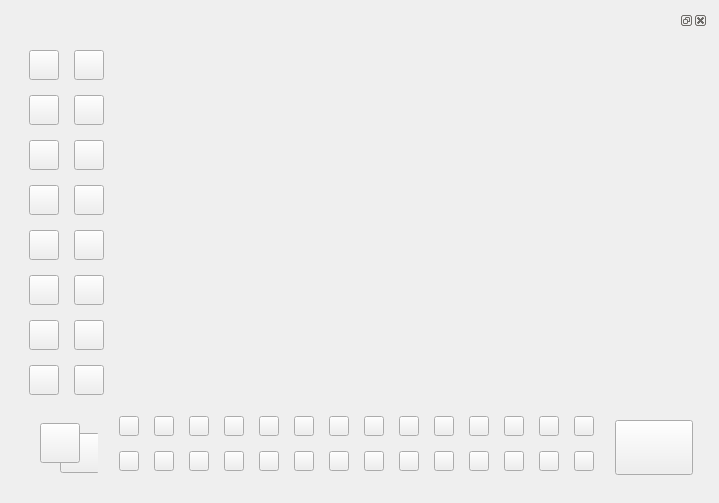
<?xml version="1.0" encoding="UTF-8"?>
<ui version="4.0">
 <class>Form</class>
 <widget class="QWidget" name="Form">
  <property name="geometry">
   <rect>
    <x>0</x>
    <y>0</y>
    <width>719</width>
    <height>503</height>
   </rect>
  </property>
  <property name="windowTitle">
   <string>Form</string>
  </property>
  <property name="accessibleName">
   <string>paintdock</string>
  </property>
  <layout class="QGridLayout" name="gridLayout_3">
   <item row="0" column="0">
    <widget class="QDockWidget" name="dockWidget">
     <widget class="QWidget" name="dockWidgetContents">
      <layout class="QVBoxLayout" name="verticalLayout">
       <item>
        <layout class="QGridLayout" name="gridLayout_4">
         <item row="0" column="0">
          <widget class="QWidget" name="widget" native="true">
           <property name="sizePolicy">
            <sizepolicy hsizetype="Maximum" vsizetype="Maximum">
             <horstretch>0</horstretch>
             <verstretch>0</verstretch>
            </sizepolicy>
           </property>
           <layout class="QGridLayout" name="gridLayout">
            <property name="spacing">
             <number>15</number>
            </property>
            <item row="6" column="0">
             <widget class="QPushButton" name="rectButton">
              <property name="minimumSize">
               <size>
                <width>30</width>
                <height>30</height>
               </size>
              </property>
              <property name="maximumSize">
               <size>
                <width>30</width>
                <height>30</height>
               </size>
              </property>
              <property name="text">
               <string/>
              </property>
              <property name="icon">
               <iconset>
                <normaloff>:/icons/layer-shape.png</normaloff>:/icons/layer-shape.png</iconset>
              </property>
              <property name="checkable">
               <bool>true</bool>
              </property>
             </widget>
            </item>
            <item row="5" column="1">
             <widget class="QPushButton" name="polylineButton">
              <property name="minimumSize">
               <size>
                <width>30</width>
                <height>30</height>
               </size>
              </property>
              <property name="maximumSize">
               <size>
                <width>30</width>
                <height>30</height>
               </size>
              </property>
              <property name="text">
               <string/>
              </property>
              <property name="icon">
               <iconset>
                <normaloff>:/icons/layer-shape-polyline.png</normaloff>:/icons/layer-shape-polyline.png</iconset>
              </property>
              <property name="checkable">
               <bool>true</bool>
              </property>
             </widget>
            </item>
            <item row="0" column="1">
             <widget class="QPushButton" name="selectrectButton">
              <property name="sizePolicy">
               <sizepolicy hsizetype="Fixed" vsizetype="Fixed">
                <horstretch>0</horstretch>
                <verstretch>0</verstretch>
               </sizepolicy>
              </property>
              <property name="minimumSize">
               <size>
                <width>30</width>
                <height>30</height>
               </size>
              </property>
              <property name="maximumSize">
               <size>
                <width>30</width>
                <height>30</height>
               </size>
              </property>
              <property name="text">
               <string/>
              </property>
              <property name="icon">
               <iconset>
                <normaloff>:/icons/selection.png</normaloff>:/icons/selection.png</iconset>
              </property>
              <property name="checkable">
               <bool>true</bool>
              </property>
             </widget>
            </item>
            <item row="1" column="0">
             <widget class="QPushButton" name="eraserButton">
              <property name="sizePolicy">
               <sizepolicy hsizetype="Fixed" vsizetype="Fixed">
                <horstretch>0</horstretch>
                <verstretch>0</verstretch>
               </sizepolicy>
              </property>
              <property name="minimumSize">
               <size>
                <width>30</width>
                <height>30</height>
               </size>
              </property>
              <property name="maximumSize">
               <size>
                <width>30</width>
                <height>30</height>
               </size>
              </property>
              <property name="text">
               <string/>
              </property>
              <property name="icon">
               <iconset>
                <normaloff>:/icons/eraser.png</normaloff>:/icons/eraser.png</iconset>
              </property>
              <property name="checkable">
               <bool>true</bool>
              </property>
             </widget>
            </item>
            <item row="2" column="1">
             <widget class="QPushButton" name="stampButton">
              <property name="sizePolicy">
               <sizepolicy hsizetype="Fixed" vsizetype="Fixed">
                <horstretch>0</horstretch>
                <verstretch>0</verstretch>
               </sizepolicy>
              </property>
              <property name="minimumSize">
               <size>
                <width>30</width>
                <height>30</height>
               </size>
              </property>
              <property name="maximumSize">
               <size>
                <width>30</width>
                <height>30</height>
               </size>
              </property>
              <property name="text">
               <string/>
              </property>
              <property name="icon">
               <iconset>
                <normaloff>:/icons/cake.png</normaloff>:/icons/cake.png</iconset>
              </property>
              <property name="checkable">
               <bool>true</bool>
              </property>
             </widget>
            </item>
            <item row="2" column="0">
             <widget class="QPushButton" name="dropperButton">
              <property name="sizePolicy">
               <sizepolicy hsizetype="Fixed" vsizetype="Fixed">
                <horstretch>0</horstretch>
                <verstretch>0</verstretch>
               </sizepolicy>
              </property>
              <property name="minimumSize">
               <size>
                <width>30</width>
                <height>30</height>
               </size>
              </property>
              <property name="maximumSize">
               <size>
                <width>30</width>
                <height>30</height>
               </size>
              </property>
              <property name="text">
               <string/>
              </property>
              <property name="icon">
               <iconset>
                <normaloff>:/icons/pipette.png</normaloff>:/icons/pipette.png</iconset>
              </property>
              <property name="checkable">
               <bool>true</bool>
              </property>
             </widget>
            </item>
            <item row="0" column="0">
             <widget class="QPushButton" name="selectpolyButton">
              <property name="sizePolicy">
               <sizepolicy hsizetype="Fixed" vsizetype="Fixed">
                <horstretch>0</horstretch>
                <verstretch>0</verstretch>
               </sizepolicy>
              </property>
              <property name="minimumSize">
               <size>
                <width>30</width>
                <height>30</height>
               </size>
              </property>
              <property name="maximumSize">
               <size>
                <width>30</width>
                <height>30</height>
               </size>
              </property>
              <property name="text">
               <string/>
              </property>
              <property name="icon">
               <iconset>
                <normaloff>:/icons/selection-poly.png</normaloff>:/icons/selection-poly.png</iconset>
              </property>
              <property name="checkable">
               <bool>true</bool>
              </property>
             </widget>
            </item>
            <item row="3" column="1">
             <widget class="QPushButton" name="brushButton">
              <property name="sizePolicy">
               <sizepolicy hsizetype="Fixed" vsizetype="Fixed">
                <horstretch>0</horstretch>
                <verstretch>0</verstretch>
               </sizepolicy>
              </property>
              <property name="minimumSize">
               <size>
                <width>30</width>
                <height>30</height>
               </size>
              </property>
              <property name="maximumSize">
               <size>
                <width>30</width>
                <height>30</height>
               </size>
              </property>
              <property name="text">
               <string/>
              </property>
              <property name="icon">
               <iconset>
                <normaloff>:/icons/paint-brush.png</normaloff>:/icons/paint-brush.png</iconset>
              </property>
              <property name="checkable">
               <bool>true</bool>
              </property>
             </widget>
            </item>
            <item row="3" column="0">
             <widget class="QPushButton" name="penButton">
              <property name="sizePolicy">
               <sizepolicy hsizetype="Fixed" vsizetype="Fixed">
                <horstretch>0</horstretch>
                <verstretch>0</verstretch>
               </sizepolicy>
              </property>
              <property name="minimumSize">
               <size>
                <width>30</width>
                <height>30</height>
               </size>
              </property>
              <property name="maximumSize">
               <size>
                <width>30</width>
                <height>30</height>
               </size>
              </property>
              <property name="text">
               <string/>
              </property>
              <property name="icon">
               <iconset>
                <normaloff>:/icons/pencil.png</normaloff>:/icons/pencil.png</iconset>
              </property>
              <property name="checkable">
               <bool>true</bool>
              </property>
             </widget>
            </item>
            <item row="1" column="1">
             <widget class="QPushButton" name="fillButton">
              <property name="sizePolicy">
               <sizepolicy hsizetype="Fixed" vsizetype="Fixed">
                <horstretch>0</horstretch>
                <verstretch>0</verstretch>
               </sizepolicy>
              </property>
              <property name="minimumSize">
               <size>
                <width>30</width>
                <height>30</height>
               </size>
              </property>
              <property name="maximumSize">
               <size>
                <width>30</width>
                <height>30</height>
               </size>
              </property>
              <property name="text">
               <string/>
              </property>
              <property name="icon">
               <iconset>
                <normaloff>:/icons/paint-can.png</normaloff>:/icons/paint-can.png</iconset>
              </property>
              <property name="checkable">
               <bool>true</bool>
              </property>
             </widget>
            </item>
            <item row="4" column="1">
             <widget class="QPushButton" name="textButton">
              <property name="sizePolicy">
               <sizepolicy hsizetype="Fixed" vsizetype="Fixed">
                <horstretch>0</horstretch>
                <verstretch>0</verstretch>
               </sizepolicy>
              </property>
              <property name="minimumSize">
               <size>
                <width>30</width>
                <height>30</height>
               </size>
              </property>
              <property name="maximumSize">
               <size>
                <width>30</width>
                <height>30</height>
               </size>
              </property>
              <property name="text">
               <string/>
              </property>
              <property name="icon">
               <iconset>
                <normaloff>:/icons/edit.png</normaloff>:/icons/edit.png</iconset>
              </property>
              <property name="checkable">
               <bool>true</bool>
              </property>
             </widget>
            </item>
            <item row="6" column="1">
             <widget class="QPushButton" name="polygonButton">
              <property name="minimumSize">
               <size>
                <width>30</width>
                <height>30</height>
               </size>
              </property>
              <property name="maximumSize">
               <size>
                <width>30</width>
                <height>30</height>
               </size>
              </property>
              <property name="text">
               <string/>
              </property>
              <property name="icon">
               <iconset>
                <normaloff>:/icons/layer-shape-polygon.png</normaloff>:/icons/layer-shape-polygon.png</iconset>
              </property>
              <property name="checkable">
               <bool>true</bool>
              </property>
             </widget>
            </item>
            <item row="7" column="1">
             <widget class="QPushButton" name="roundrectButton">
              <property name="minimumSize">
               <size>
                <width>30</width>
                <height>30</height>
               </size>
              </property>
              <property name="maximumSize">
               <size>
                <width>30</width>
                <height>30</height>
               </size>
              </property>
              <property name="text">
               <string/>
              </property>
              <property name="icon">
               <iconset>
                <normaloff>:/icons/layer-shape-round.png</normaloff>:/icons/layer-shape-round.png</iconset>
              </property>
              <property name="checkable">
               <bool>true</bool>
              </property>
             </widget>
            </item>
            <item row="7" column="0">
             <widget class="QPushButton" name="ellipseButton">
              <property name="minimumSize">
               <size>
                <width>30</width>
                <height>30</height>
               </size>
              </property>
              <property name="maximumSize">
               <size>
                <width>30</width>
                <height>30</height>
               </size>
              </property>
              <property name="text">
               <string/>
              </property>
              <property name="icon">
               <iconset>
                <normaloff>:/icons/layer-shape-ellipse.png</normaloff>:/icons/layer-shape-ellipse.png</iconset>
              </property>
              <property name="checkable">
               <bool>true</bool>
              </property>
             </widget>
            </item>
            <item row="5" column="0">
             <widget class="QPushButton" name="lineButton">
              <property name="minimumSize">
               <size>
                <width>30</width>
                <height>30</height>
               </size>
              </property>
              <property name="maximumSize">
               <size>
                <width>30</width>
                <height>30</height>
               </size>
              </property>
              <property name="text">
               <string/>
              </property>
              <property name="icon">
               <iconset>
                <normaloff>:/icons/layer-shape-line.png</normaloff>:/icons/layer-shape-line.png</iconset>
              </property>
              <property name="checkable">
               <bool>true</bool>
              </property>
             </widget>
            </item>
            <item row="4" column="0">
             <widget class="QPushButton" name="sprayButton">
              <property name="sizePolicy">
               <sizepolicy hsizetype="Minimum" vsizetype="Fixed">
                <horstretch>0</horstretch>
                <verstretch>0</verstretch>
               </sizepolicy>
              </property>
              <property name="minimumSize">
               <size>
                <width>30</width>
                <height>30</height>
               </size>
              </property>
              <property name="maximumSize">
               <size>
                <width>30</width>
                <height>30</height>
               </size>
              </property>
              <property name="text">
               <string/>
              </property>
              <property name="icon">
               <iconset>
                <normaloff>:/icons/spray.png</normaloff>:/icons/spray.png</iconset>
              </property>
              <property name="checkable">
               <bool>true</bool>
              </property>
              <property name="flat">
               <bool>false</bool>
              </property>
             </widget>
            </item>
           </layout>
          </widget>
         </item>
         <item row="0" column="1">
          <widget class="QLabel" name="canvas">
           <property name="sizePolicy">
            <sizepolicy hsizetype="MinimumExpanding" vsizetype="MinimumExpanding">
             <horstretch>0</horstretch>
             <verstretch>0</verstretch>
            </sizepolicy>
           </property>
           <property name="text">
            <string/>
           </property>
          </widget>
         </item>
         <item row="1" column="0" colspan="2">
          <layout class="QHBoxLayout" name="horizontalLayout_2">
           <item>
            <widget class="QWidget" name="widget_3" native="true">
             <property name="minimumSize">
              <size>
               <width>78</width>
               <height>0</height>
              </size>
             </property>
             <property name="maximumSize">
              <size>
               <width>78</width>
               <height>16777215</height>
              </size>
             </property>
             <widget class="QPushButton" name="secondaryButton">
              <property name="geometry">
               <rect>
                <x>40</x>
                <y>20</y>
                <width>40</width>
                <height>40</height>
               </rect>
              </property>
              <property name="minimumSize">
               <size>
                <width>40</width>
                <height>40</height>
               </size>
              </property>
              <property name="maximumSize">
               <size>
                <width>40</width>
                <height>40</height>
               </size>
              </property>
              <property name="text">
               <string/>
              </property>
             </widget>
             <widget class="QPushButton" name="primaryButton">
              <property name="geometry">
               <rect>
                <x>20</x>
                <y>10</y>
                <width>40</width>
                <height>40</height>
               </rect>
              </property>
              <property name="minimumSize">
               <size>
                <width>40</width>
                <height>40</height>
               </size>
              </property>
              <property name="maximumSize">
               <size>
                <width>40</width>
                <height>40</height>
               </size>
              </property>
              <property name="text">
               <string/>
              </property>
             </widget>
            </widget>
           </item>
           <item>
            <widget class="QWidget" name="widget_2" native="true">
             <layout class="QGridLayout" name="gridLayout_2">
              <property name="leftMargin">
               <number>15</number>
              </property>
              <property name="topMargin">
               <number>0</number>
              </property>
              <property name="rightMargin">
               <number>15</number>
              </property>
              <property name="bottomMargin">
               <number>15</number>
              </property>
              <property name="spacing">
               <number>15</number>
              </property>
              <item row="0" column="10">
               <widget class="QPushButton" name="colorButton_11">
                <property name="sizePolicy">
                 <sizepolicy hsizetype="Fixed" vsizetype="Fixed">
                  <horstretch>0</horstretch>
                  <verstretch>0</verstretch>
                 </sizepolicy>
                </property>
                <property name="minimumSize">
                 <size>
                  <width>20</width>
                  <height>20</height>
                 </size>
                </property>
                <property name="maximumSize">
                 <size>
                  <width>20</width>
                  <height>13</height>
                 </size>
                </property>
                <property name="text">
                 <string/>
                </property>
               </widget>
              </item>
              <item row="0" column="6">
               <widget class="QPushButton" name="colorButton_7">
                <property name="sizePolicy">
                 <sizepolicy hsizetype="Fixed" vsizetype="Fixed">
                  <horstretch>0</horstretch>
                  <verstretch>0</verstretch>
                 </sizepolicy>
                </property>
                <property name="minimumSize">
                 <size>
                  <width>20</width>
                  <height>20</height>
                 </size>
                </property>
                <property name="maximumSize">
                 <size>
                  <width>20</width>
                  <height>13</height>
                 </size>
                </property>
                <property name="text">
                 <string/>
                </property>
               </widget>
              </item>
              <item row="0" column="8">
               <widget class="QPushButton" name="colorButton_9">
                <property name="sizePolicy">
                 <sizepolicy hsizetype="Fixed" vsizetype="Fixed">
                  <horstretch>0</horstretch>
                  <verstretch>0</verstretch>
                 </sizepolicy>
                </property>
                <property name="minimumSize">
                 <size>
                  <width>20</width>
                  <height>20</height>
                 </size>
                </property>
                <property name="maximumSize">
                 <size>
                  <width>20</width>
                  <height>13</height>
                 </size>
                </property>
                <property name="text">
                 <string/>
                </property>
               </widget>
              </item>
              <item row="0" column="9">
               <widget class="QPushButton" name="colorButton_10">
                <property name="sizePolicy">
                 <sizepolicy hsizetype="Fixed" vsizetype="Fixed">
                  <horstretch>0</horstretch>
                  <verstretch>0</verstretch>
                 </sizepolicy>
                </property>
                <property name="minimumSize">
                 <size>
                  <width>20</width>
                  <height>20</height>
                 </size>
                </property>
                <property name="maximumSize">
                 <size>
                  <width>20</width>
                  <height>13</height>
                 </size>
                </property>
                <property name="text">
                 <string/>
                </property>
               </widget>
              </item>
              <item row="1" column="8">
               <widget class="QPushButton" name="colorButton_23">
                <property name="sizePolicy">
                 <sizepolicy hsizetype="Fixed" vsizetype="Fixed">
                  <horstretch>0</horstretch>
                  <verstretch>0</verstretch>
                 </sizepolicy>
                </property>
                <property name="minimumSize">
                 <size>
                  <width>20</width>
                  <height>20</height>
                 </size>
                </property>
                <property name="maximumSize">
                 <size>
                  <width>20</width>
                  <height>13</height>
                 </size>
                </property>
                <property name="text">
                 <string/>
                </property>
               </widget>
              </item>
              <item row="1" column="3">
               <widget class="QPushButton" name="colorButton_18">
                <property name="sizePolicy">
                 <sizepolicy hsizetype="Fixed" vsizetype="Fixed">
                  <horstretch>0</horstretch>
                  <verstretch>0</verstretch>
                 </sizepolicy>
                </property>
                <property name="minimumSize">
                 <size>
                  <width>20</width>
                  <height>20</height>
                 </size>
                </property>
                <property name="maximumSize">
                 <size>
                  <width>20</width>
                  <height>13</height>
                 </size>
                </property>
                <property name="text">
                 <string/>
                </property>
               </widget>
              </item>
              <item row="1" column="5">
               <widget class="QPushButton" name="colorButton_20">
                <property name="sizePolicy">
                 <sizepolicy hsizetype="Fixed" vsizetype="Fixed">
                  <horstretch>0</horstretch>
                  <verstretch>0</verstretch>
                 </sizepolicy>
                </property>
                <property name="minimumSize">
                 <size>
                  <width>20</width>
                  <height>20</height>
                 </size>
                </property>
                <property name="maximumSize">
                 <size>
                  <width>20</width>
                  <height>13</height>
                 </size>
                </property>
                <property name="text">
                 <string/>
                </property>
               </widget>
              </item>
              <item row="0" column="5">
               <widget class="QPushButton" name="colorButton_6">
                <property name="sizePolicy">
                 <sizepolicy hsizetype="Fixed" vsizetype="Fixed">
                  <horstretch>0</horstretch>
                  <verstretch>0</verstretch>
                 </sizepolicy>
                </property>
                <property name="minimumSize">
                 <size>
                  <width>20</width>
                  <height>20</height>
                 </size>
                </property>
                <property name="maximumSize">
                 <size>
                  <width>20</width>
                  <height>13</height>
                 </size>
                </property>
                <property name="text">
                 <string/>
                </property>
               </widget>
              </item>
              <item row="0" column="2">
               <widget class="QPushButton" name="colorButton_3">
                <property name="sizePolicy">
                 <sizepolicy hsizetype="Fixed" vsizetype="Fixed">
                  <horstretch>0</horstretch>
                  <verstretch>0</verstretch>
                 </sizepolicy>
                </property>
                <property name="minimumSize">
                 <size>
                  <width>20</width>
                  <height>20</height>
                 </size>
                </property>
                <property name="maximumSize">
                 <size>
                  <width>20</width>
                  <height>13</height>
                 </size>
                </property>
                <property name="text">
                 <string/>
                </property>
               </widget>
              </item>
              <item row="1" column="9">
               <widget class="QPushButton" name="colorButton_24">
                <property name="sizePolicy">
                 <sizepolicy hsizetype="Fixed" vsizetype="Fixed">
                  <horstretch>0</horstretch>
                  <verstretch>0</verstretch>
                 </sizepolicy>
                </property>
                <property name="minimumSize">
                 <size>
                  <width>20</width>
                  <height>20</height>
                 </size>
                </property>
                <property name="maximumSize">
                 <size>
                  <width>20</width>
                  <height>13</height>
                 </size>
                </property>
                <property name="text">
                 <string/>
                </property>
               </widget>
              </item>
              <item row="1" column="2">
               <widget class="QPushButton" name="colorButton_17">
                <property name="sizePolicy">
                 <sizepolicy hsizetype="Fixed" vsizetype="Fixed">
                  <horstretch>0</horstretch>
                  <verstretch>0</verstretch>
                 </sizepolicy>
                </property>
                <property name="minimumSize">
                 <size>
                  <width>20</width>
                  <height>20</height>
                 </size>
                </property>
                <property name="maximumSize">
                 <size>
                  <width>20</width>
                  <height>13</height>
                 </size>
                </property>
                <property name="text">
                 <string/>
                </property>
               </widget>
              </item>
              <item row="0" column="0">
               <widget class="QPushButton" name="colorButton_1">
                <property name="sizePolicy">
                 <sizepolicy hsizetype="Fixed" vsizetype="Fixed">
                  <horstretch>0</horstretch>
                  <verstretch>0</verstretch>
                 </sizepolicy>
                </property>
                <property name="minimumSize">
                 <size>
                  <width>20</width>
                  <height>20</height>
                 </size>
                </property>
                <property name="maximumSize">
                 <size>
                  <width>20</width>
                  <height>13</height>
                 </size>
                </property>
                <property name="styleSheet">
                 <string notr="true"/>
                </property>
                <property name="text">
                 <string/>
                </property>
               </widget>
              </item>
              <item row="0" column="7">
               <widget class="QPushButton" name="colorButton_8">
                <property name="sizePolicy">
                 <sizepolicy hsizetype="Fixed" vsizetype="Fixed">
                  <horstretch>0</horstretch>
                  <verstretch>0</verstretch>
                 </sizepolicy>
                </property>
                <property name="minimumSize">
                 <size>
                  <width>20</width>
                  <height>20</height>
                 </size>
                </property>
                <property name="maximumSize">
                 <size>
                  <width>20</width>
                  <height>13</height>
                 </size>
                </property>
                <property name="text">
                 <string/>
                </property>
               </widget>
              </item>
              <item row="1" column="12">
               <widget class="QPushButton" name="colorButton_27">
                <property name="sizePolicy">
                 <sizepolicy hsizetype="Fixed" vsizetype="Fixed">
                  <horstretch>0</horstretch>
                  <verstretch>0</verstretch>
                 </sizepolicy>
                </property>
                <property name="minimumSize">
                 <size>
                  <width>20</width>
                  <height>20</height>
                 </size>
                </property>
                <property name="maximumSize">
                 <size>
                  <width>20</width>
                  <height>13</height>
                 </size>
                </property>
                <property name="text">
                 <string/>
                </property>
               </widget>
              </item>
              <item row="1" column="7">
               <widget class="QPushButton" name="colorButton_22">
                <property name="sizePolicy">
                 <sizepolicy hsizetype="Fixed" vsizetype="Fixed">
                  <horstretch>0</horstretch>
                  <verstretch>0</verstretch>
                 </sizepolicy>
                </property>
                <property name="minimumSize">
                 <size>
                  <width>20</width>
                  <height>20</height>
                 </size>
                </property>
                <property name="maximumSize">
                 <size>
                  <width>20</width>
                  <height>13</height>
                 </size>
                </property>
                <property name="text">
                 <string/>
                </property>
               </widget>
              </item>
              <item row="1" column="0">
               <widget class="QPushButton" name="colorButton_15">
                <property name="sizePolicy">
                 <sizepolicy hsizetype="Fixed" vsizetype="Fixed">
                  <horstretch>0</horstretch>
                  <verstretch>0</verstretch>
                 </sizepolicy>
                </property>
                <property name="minimumSize">
                 <size>
                  <width>20</width>
                  <height>20</height>
                 </size>
                </property>
                <property name="maximumSize">
                 <size>
                  <width>20</width>
                  <height>13</height>
                 </size>
                </property>
                <property name="text">
                 <string/>
                </property>
               </widget>
              </item>
              <item row="0" column="4">
               <widget class="QPushButton" name="colorButton_5">
                <property name="sizePolicy">
                 <sizepolicy hsizetype="Fixed" vsizetype="Fixed">
                  <horstretch>0</horstretch>
                  <verstretch>0</verstretch>
                 </sizepolicy>
                </property>
                <property name="minimumSize">
                 <size>
                  <width>20</width>
                  <height>20</height>
                 </size>
                </property>
                <property name="maximumSize">
                 <size>
                  <width>20</width>
                  <height>13</height>
                 </size>
                </property>
                <property name="text">
                 <string/>
                </property>
               </widget>
              </item>
              <item row="0" column="1">
               <widget class="QPushButton" name="colorButton_2">
                <property name="sizePolicy">
                 <sizepolicy hsizetype="Fixed" vsizetype="Fixed">
                  <horstretch>0</horstretch>
                  <verstretch>0</verstretch>
                 </sizepolicy>
                </property>
                <property name="minimumSize">
                 <size>
                  <width>20</width>
                  <height>20</height>
                 </size>
                </property>
                <property name="maximumSize">
                 <size>
                  <width>20</width>
                  <height>13</height>
                 </size>
                </property>
                <property name="text">
                 <string/>
                </property>
               </widget>
              </item>
              <item row="1" column="1">
               <widget class="QPushButton" name="colorButton_16">
                <property name="sizePolicy">
                 <sizepolicy hsizetype="Fixed" vsizetype="Fixed">
                  <horstretch>0</horstretch>
                  <verstretch>0</verstretch>
                 </sizepolicy>
                </property>
                <property name="minimumSize">
                 <size>
                  <width>20</width>
                  <height>20</height>
                 </size>
                </property>
                <property name="maximumSize">
                 <size>
                  <width>20</width>
                  <height>13</height>
                 </size>
                </property>
                <property name="text">
                 <string/>
                </property>
               </widget>
              </item>
              <item row="0" column="13">
               <widget class="QPushButton" name="colorButton_14">
                <property name="sizePolicy">
                 <sizepolicy hsizetype="Fixed" vsizetype="Fixed">
                  <horstretch>0</horstretch>
                  <verstretch>0</verstretch>
                 </sizepolicy>
                </property>
                <property name="minimumSize">
                 <size>
                  <width>20</width>
                  <height>20</height>
                 </size>
                </property>
                <property name="maximumSize">
                 <size>
                  <width>20</width>
                  <height>13</height>
                 </size>
                </property>
                <property name="text">
                 <string/>
                </property>
               </widget>
              </item>
              <item row="0" column="3">
               <widget class="QPushButton" name="colorButton_4">
                <property name="sizePolicy">
                 <sizepolicy hsizetype="Fixed" vsizetype="Fixed">
                  <horstretch>0</horstretch>
                  <verstretch>0</verstretch>
                 </sizepolicy>
                </property>
                <property name="minimumSize">
                 <size>
                  <width>20</width>
                  <height>20</height>
                 </size>
                </property>
                <property name="maximumSize">
                 <size>
                  <width>20</width>
                  <height>13</height>
                 </size>
                </property>
                <property name="text">
                 <string/>
                </property>
               </widget>
              </item>
              <item row="1" column="6">
               <widget class="QPushButton" name="colorButton_21">
                <property name="sizePolicy">
                 <sizepolicy hsizetype="Fixed" vsizetype="Fixed">
                  <horstretch>0</horstretch>
                  <verstretch>0</verstretch>
                 </sizepolicy>
                </property>
                <property name="minimumSize">
                 <size>
                  <width>20</width>
                  <height>20</height>
                 </size>
                </property>
                <property name="maximumSize">
                 <size>
                  <width>20</width>
                  <height>13</height>
                 </size>
                </property>
                <property name="text">
                 <string/>
                </property>
               </widget>
              </item>
              <item row="1" column="10">
               <widget class="QPushButton" name="colorButton_25">
                <property name="sizePolicy">
                 <sizepolicy hsizetype="Fixed" vsizetype="Fixed">
                  <horstretch>0</horstretch>
                  <verstretch>0</verstretch>
                 </sizepolicy>
                </property>
                <property name="minimumSize">
                 <size>
                  <width>20</width>
                  <height>20</height>
                 </size>
                </property>
                <property name="maximumSize">
                 <size>
                  <width>20</width>
                  <height>13</height>
                 </size>
                </property>
                <property name="text">
                 <string/>
                </property>
               </widget>
              </item>
              <item row="0" column="11">
               <widget class="QPushButton" name="colorButton_12">
                <property name="sizePolicy">
                 <sizepolicy hsizetype="Fixed" vsizetype="Fixed">
                  <horstretch>0</horstretch>
                  <verstretch>0</verstretch>
                 </sizepolicy>
                </property>
                <property name="minimumSize">
                 <size>
                  <width>20</width>
                  <height>20</height>
                 </size>
                </property>
                <property name="maximumSize">
                 <size>
                  <width>20</width>
                  <height>13</height>
                 </size>
                </property>
                <property name="text">
                 <string/>
                </property>
               </widget>
              </item>
              <item row="1" column="4">
               <widget class="QPushButton" name="colorButton_19">
                <property name="sizePolicy">
                 <sizepolicy hsizetype="Fixed" vsizetype="Fixed">
                  <horstretch>0</horstretch>
                  <verstretch>0</verstretch>
                 </sizepolicy>
                </property>
                <property name="minimumSize">
                 <size>
                  <width>20</width>
                  <height>20</height>
                 </size>
                </property>
                <property name="maximumSize">
                 <size>
                  <width>20</width>
                  <height>13</height>
                 </size>
                </property>
                <property name="text">
                 <string/>
                </property>
               </widget>
              </item>
              <item row="0" column="12">
               <widget class="QPushButton" name="colorButton_13">
                <property name="sizePolicy">
                 <sizepolicy hsizetype="Fixed" vsizetype="Fixed">
                  <horstretch>0</horstretch>
                  <verstretch>0</verstretch>
                 </sizepolicy>
                </property>
                <property name="minimumSize">
                 <size>
                  <width>20</width>
                  <height>20</height>
                 </size>
                </property>
                <property name="maximumSize">
                 <size>
                  <width>20</width>
                  <height>13</height>
                 </size>
                </property>
                <property name="text">
                 <string/>
                </property>
               </widget>
              </item>
              <item row="1" column="11">
               <widget class="QPushButton" name="colorButton_26">
                <property name="sizePolicy">
                 <sizepolicy hsizetype="Fixed" vsizetype="Fixed">
                  <horstretch>0</horstretch>
                  <verstretch>0</verstretch>
                 </sizepolicy>
                </property>
                <property name="minimumSize">
                 <size>
                  <width>20</width>
                  <height>20</height>
                 </size>
                </property>
                <property name="maximumSize">
                 <size>
                  <width>20</width>
                  <height>13</height>
                 </size>
                </property>
                <property name="text">
                 <string/>
                </property>
               </widget>
              </item>
              <item row="1" column="13">
               <widget class="QPushButton" name="colorButton_28">
                <property name="sizePolicy">
                 <sizepolicy hsizetype="Fixed" vsizetype="Fixed">
                  <horstretch>0</horstretch>
                  <verstretch>0</verstretch>
                 </sizepolicy>
                </property>
                <property name="minimumSize">
                 <size>
                  <width>20</width>
                  <height>20</height>
                 </size>
                </property>
                <property name="maximumSize">
                 <size>
                  <width>20</width>
                  <height>13</height>
                 </size>
                </property>
                <property name="text">
                 <string/>
                </property>
               </widget>
              </item>
             </layout>
            </widget>
           </item>
           <item>
            <widget class="QPushButton" name="stampnextButton">
             <property name="minimumSize">
              <size>
               <width>78</width>
               <height>55</height>
              </size>
             </property>
             <property name="maximumSize">
              <size>
               <width>78</width>
               <height>55</height>
              </size>
             </property>
             <property name="text">
              <string/>
             </property>
             <property name="iconSize">
              <size>
               <width>80</width>
               <height>50</height>
              </size>
             </property>
            </widget>
           </item>
           <item>
            <spacer name="horizontalSpacer">
             <property name="orientation">
              <enum>Qt::Horizontal</enum>
             </property>
             <property name="sizeHint" stdset="0">
              <size>
               <width>40</width>
               <height>20</height>
              </size>
             </property>
            </spacer>
           </item>
          </layout>
         </item>
        </layout>
       </item>
      </layout>
     </widget>
    </widget>
   </item>
  </layout>
 </widget>
 <resources>
  <include location="resources.qrc"/>
 </resources>
 <connections/>
</ui>
